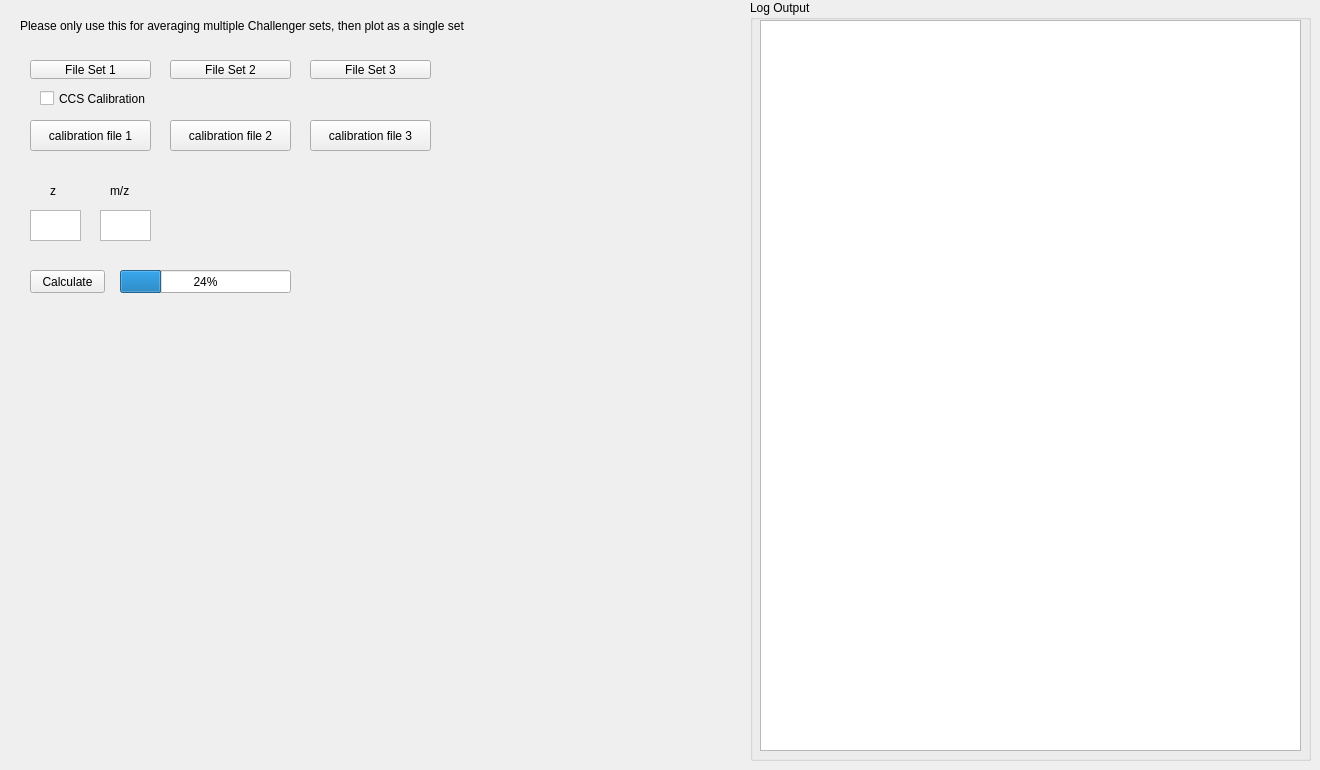
    <widget class="QWidget" name="tab_3">
     <attribute name="title">
      <string>Averaging Data Sets</string>
     </attribute>
     <widget class="QGroupBox" name="groupBox_7">
      <property name="geometry">
       <rect>
        <x>750</x>
        <y>0</y>
        <width>561</width>
        <height>761</height>
       </rect>
      </property>
      <property name="title">
       <string>Log Output</string>
      </property>
      <widget class="QScrollArea" name="scrollArea_3">
       <property name="geometry">
        <rect>
         <x>40</x>
         <y>20</y>
         <width>511</width>
         <height>711</height>
        </rect>
       </property>
       <property name="widgetResizable">
        <bool>true</bool>
       </property>
       <widget class="QWidget" name="scrollAreaWidgetContents_3">
        <property name="geometry">
         <rect>
          <x>0</x>
          <y>0</y>
          <width>509</width>
          <height>709</height>
         </rect>
        </property>
       </widget>
      </widget>
      <widget class="QPlainTextEdit" name="log_3">
       <property name="geometry">
        <rect>
         <x>10</x>
         <y>20</y>
         <width>541</width>
         <height>731</height>
        </rect>
       </property>
       <property name="readOnly">
        <bool>true</bool>
       </property>
      </widget>
     </widget>
     <widget class="QLabel" name="label_42">
      <property name="geometry">
       <rect>
        <x>20</x>
        <y>10</y>
        <width>511</width>
        <height>31</height>
       </rect>
      </property>
      <property name="text">
       <string>Please only use this for averaging multiple Challenger sets, then plot as a single set</string>
      </property>
     </widget>
     <widget class="QToolButton" name="av_selector_1">
      <property name="geometry">
       <rect>
        <x>30</x>
        <y>60</y>
        <width>121</width>
        <height>19</height>
       </rect>
      </property>
      <property name="text">
       <string>File Set 1</string>
      </property>
     </widget>
     <widget class="QToolButton" name="av_selector_2">
      <property name="geometry">
       <rect>
        <x>170</x>
        <y>60</y>
        <width>121</width>
        <height>19</height>
       </rect>
      </property>
      <property name="text">
       <string>File Set 2</string>
      </property>
     </widget>
     <widget class="QToolButton" name="av_selector_3">
      <property name="geometry">
       <rect>
        <x>310</x>
        <y>60</y>
        <width>121</width>
        <height>19</height>
       </rect>
      </property>
      <property name="text">
       <string>File Set 3</string>
      </property>
     </widget>
     <widget class="QToolButton" name="av_calibration_selector_1">
      <property name="geometry">
       <rect>
        <x>30</x>
        <y>120</y>
        <width>121</width>
        <height>31</height>
       </rect>
      </property>
      <property name="text">
       <string>calibration file 1</string>
      </property>
     </widget>
     <widget class="QToolButton" name="av_calibration_selector_2">
      <property name="geometry">
       <rect>
        <x>170</x>
        <y>120</y>
        <width>121</width>
        <height>31</height>
       </rect>
      </property>
      <property name="text">
       <string>calibration file 2</string>
      </property>
     </widget>
     <widget class="QToolButton" name="av_calibration_selector_3">
      <property name="geometry">
       <rect>
        <x>310</x>
        <y>120</y>
        <width>121</width>
        <height>31</height>
       </rect>
      </property>
      <property name="text">
       <string>calibration file 3</string>
      </property>
     </widget>
     <widget class="QCheckBox" name="av_CCS_button">
      <property name="geometry">
       <rect>
        <x>40</x>
        <y>90</y>
        <width>121</width>
        <height>17</height>
       </rect>
      </property>
      <property name="text">
       <string>CCS Calibration</string>
      </property>
     </widget>
     <widget class="QTextEdit" name="av_ccs_z">
      <property name="geometry">
       <rect>
        <x>30</x>
        <y>210</y>
        <width>51</width>
        <height>31</height>
       </rect>
      </property>
     </widget>
     <widget class="QLabel" name="label_43">
      <property name="geometry">
       <rect>
        <x>110</x>
        <y>180</y>
        <width>31</width>
        <height>21</height>
       </rect>
      </property>
      <property name="text">
       <string>m/z</string>
      </property>
     </widget>
     <widget class="QTextEdit" name="av_ccs_mz">
      <property name="geometry">
       <rect>
        <x>100</x>
        <y>210</y>
        <width>51</width>
        <height>31</height>
       </rect>
      </property>
     </widget>
     <widget class="QLabel" name="label_44">
      <property name="geometry">
       <rect>
        <x>50</x>
        <y>180</y>
        <width>21</width>
        <height>21</height>
       </rect>
      </property>
      <property name="text">
       <string>z</string>
      </property>
     </widget>
     <widget class="QPushButton" name="calculate_4">
      <property name="geometry">
       <rect>
        <x>30</x>
        <y>270</y>
        <width>75</width>
        <height>23</height>
       </rect>
      </property>
      <property name="text">
       <string>Calculate</string>
      </property>
     </widget>
     <widget class="QProgressBar" name="progressBar_4">
      <property name="geometry">
       <rect>
        <x>120</x>
        <y>270</y>
        <width>171</width>
        <height>23</height>
       </rect>
      </property>
      <property name="value">
       <number>24</number>
      </property>
     </widget>
    </widget>
